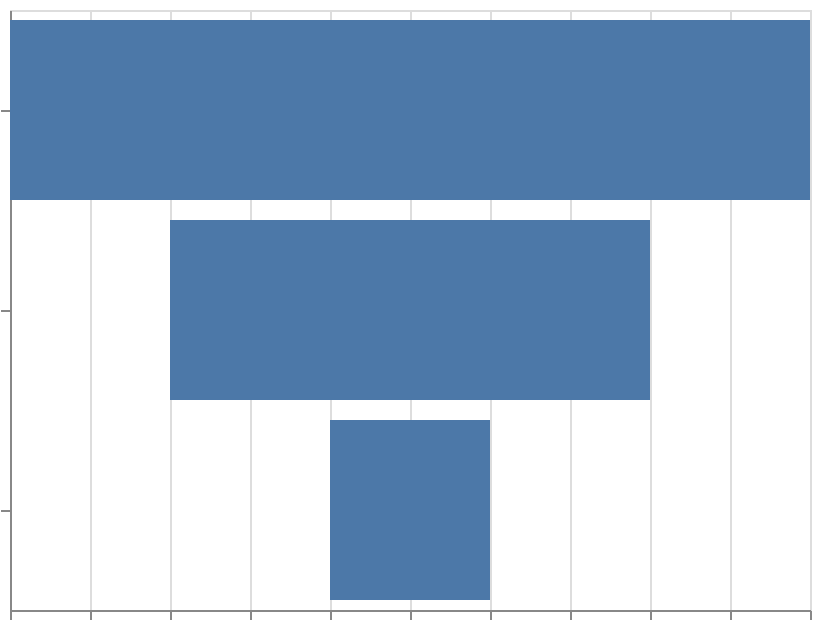

The Vega-Lite source for this figure:
### Vega-Lite specification from a JSON file in a GitHub repository (floating-point values rounded to 4 significant figures)
{"$schema": "https://vega.github.io/schema/vega-lite/v6.json", "width": 400, "height": 300, "padding": 5, "autosize": "none", "data": {"name": "table", "values": [{"stage": "Visit", "count": 1000}, {"stage": "Sign Up", "count": 600}, {"stage": "Purchase", "count": 200}]}, "mark": "bar", "encoding": {"y": {"field": "stage", "type": "ordinal", "sort": null}, "x": {"field": "count", "type": "quantitative", "stack": "center"}}}
